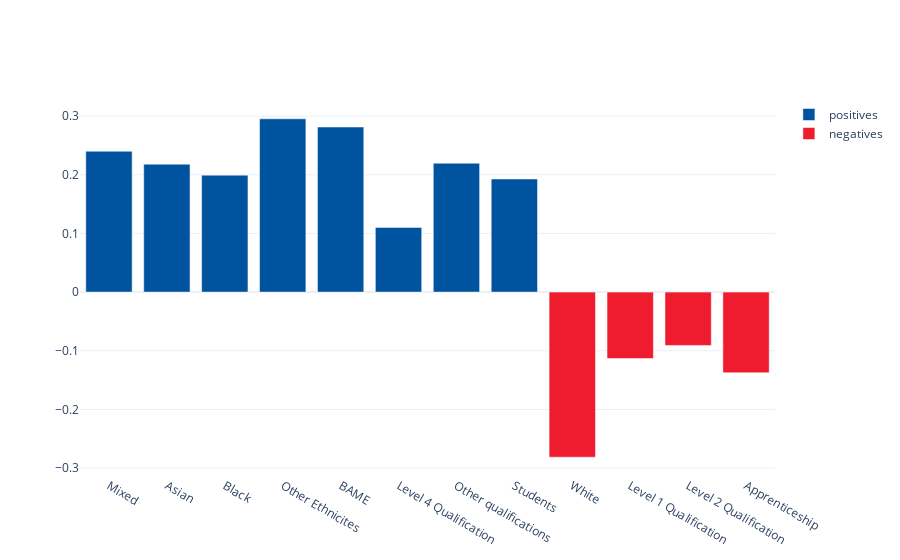

Here is the notebook cell this chart was saved with:
### Code cell
correl = [(group, stats.spearmanr(a = msoa_combined_year["representativeness_norm"], b = msoa_combined_year[group]).correlation) for group in (["annual_median_income_2011"] + ethnicities + education) if stats.spearmanr(a = msoa_combined_year["representativeness_norm"], b = msoa_combined_year[group]).pvalue < 0.05]

fig = go.Figure()
fig.add_trace(go.Bar(x=[label_processor(c[0]) for c in correl if c[1] >= 0], y=[c[1] for c in correl if c[1] >= 0],
                    marker_color= color_tesco_blue,
                    name='positives'))

fig.add_trace(go.Bar(x=[label_processor(c[0]) for c in correl if c[1] < 0], y=[c[1] for c in correl if c[1] < 0],
                    marker_color= color_tesco_red,
                    name='negatives'))

fig.update_layout(template = "plotly_white")
fig.show()
fig.write_html("../fierceeagle.github.io/_includes/Correlation_Product_White.html")

### Figure 1 — Plotly figure (JSON) as saved in the notebook; plotly's stock layout.template omitted (floating-point values rounded to 4 significant figures)
{"data": [{"marker": {"color": "#00539F"}, "name": "positives", "type": "bar", "x": ["Mixed", "Asian", "Black", "Other Ethnicites", "BAME", "Level 4 Qualification", "Other qualifications", "Students"], "y": [0.24, 0.2181, 0.1994, 0.2954, 0.2814, 0.1102, 0.2196, 0.1928]}, {"marker": {"color": "#EE1C2E"}, "name": "negatives", "type": "bar", "x": ["White", "Level 1 Qualification", "Level 2 Qualification", "Apprenticeship"], "y": [-0.2814, -0.1132, -0.09091, -0.1375]}], "layout": {"autosize": true, "xaxis": {"autorange": true, "range": [-0.5, 11.5], "type": "category"}, "yaxis": {"autorange": true, "range": [-0.3134, 0.3274], "type": "linear"}}}
